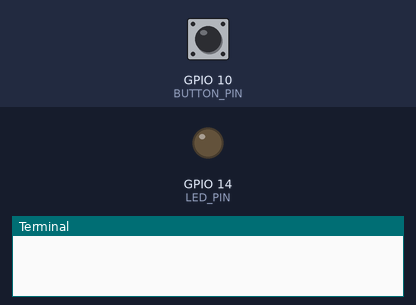
A program run on a simulated Raspberry Pi (BCM pin numbers). Shown: output pins drawn as LEDs (lit = HIGH), the last lines printed to the terminal. The test bench sets the inputs (shaded band); at power-on: GPIO 10 (BUTTON_PIN) HIGH.

Above: at 1.2 s.
1.3 s: GPIO 10 (BUTTON_PIN) pulled LOW for 0.15 s
At 1.6 s:
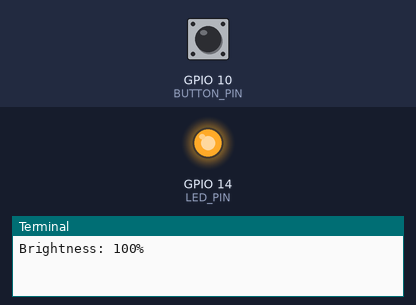
2.9 s: GPIO 10 (BUTTON_PIN) pulled LOW for 1 s
At 4.1 s:
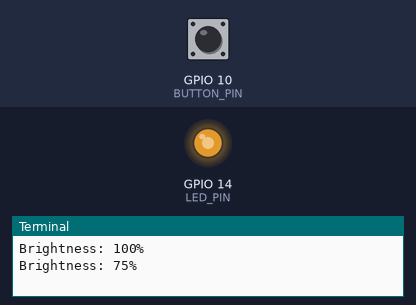
5.4 s: GPIO 10 (BUTTON_PIN) pulled LOW for 0.15 s
At 6.0 s:
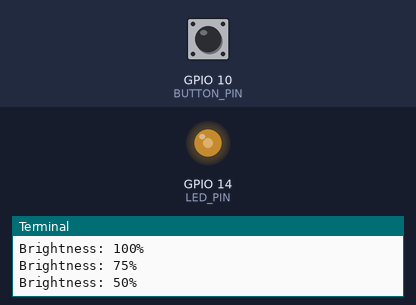
7.0 s: GPIO 10 (BUTTON_PIN) pulsed LOW 5 times (0.12 s each, 0.3 s apart)
At 7.15 s:
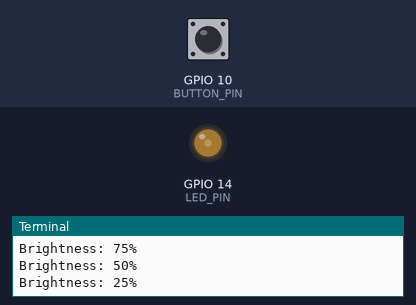
10.0 s: GPIO 10 (BUTTON_PIN) pulled LOW for 3.2 s
At 10.7 s:
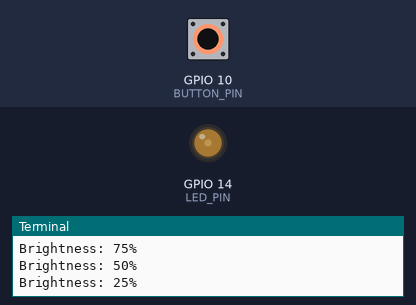
Timing chart, 0 to 13.0 s (numbered marks = the images above; inputs shaded):
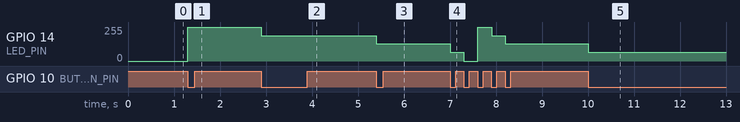

The program:

teamGPIO.py
```python
import RPi.GPIO as GPIO
import time

# Pin Definitions
LED_PIN = 14
BUTTON_PIN = 10

# Pin Setup
GPIO.setmode(GPIO.BCM)
GPIO.setup(LED_PIN, GPIO.OUT)
GPIO.setup(BUTTON_PIN, GPIO.IN, pull_up_down=GPIO.PUD_UP)  # Button as input with pull-up resistor

# PWM setup
pwm = GPIO.PWM(LED_PIN, 1000)  # Set frequency to 1kHz
pwm.start(0)  # Start PWM with 0% duty cycle (off)

brightness_levels = [0, 100, 75, 50, 25]
current_level = 0

try:
    button_pressed = False
    while True:
        if GPIO.input(BUTTON_PIN) == GPIO.LOW and not button_pressed:  # Button is pressed
            button_pressed = True
            current_level = (current_level + 1) % len(brightness_levels)
            pwm.ChangeDutyCycle(brightness_levels[current_level])
            print(f"Brightness: {brightness_levels[current_level]}%")
        elif GPIO.input(BUTTON_PIN) == GPIO.HIGH:
            button_pressed = False
        time.sleep(0.1)  # Small delay to debounce button
except KeyboardInterrupt:
    pwm.stop()
    GPIO.cleanup()
```

Measured:
- after the input at 1.3 s, GPIO 14 (LED_PIN): 0/255 → 255/255 at once
- after the input at 2.9 s, GPIO 14 (LED_PIN): 255/255 → 191/255 at once
- after the input at 5.4 s, GPIO 14 (LED_PIN): 191/255 → 128/255 at once
- after the input at 7.0 s, GPIO 14 (LED_PIN): 128/255 → 64/255 at once, → 0/255 0.30 s later, → 255/255 0.30 s later, → 191/255 0.30 s later, … (5 changes in this stretch)
- after the input at 10.0 s, GPIO 14 (LED_PIN): 128/255 → 64/255 at once
